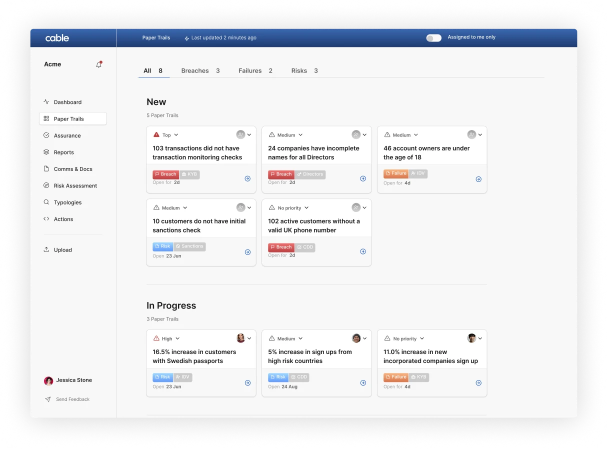
#> input picture versions/cable/2026-09-21/site/cable/img/suite-02.webp, 1216 x 900 px (shown at 1/2 size)
$ python wrapcheck.py ../../../../cable/2026-09-21/site/cable/img/suite-02.webp
#> lines starting #> are read from the running program, lines starting #| are printed output that depends on the picture; after the words box and inside, x2 and y2 are one past the last pixel; in counts of white or black regions, pixels touching at a corner belong together; pictures that were not available may be replaced by others from this repository, and a replacement may not be noted
import sys, numpy as np
from PIL import Image
Image.MAX_IMAGE_PIXELS=None
SECY=[0,960,1698,3138,4886,7196,8294,9700,11192,12828,14080,15436,17425]
B_=np.asarray(Image.open(sys.argv[1]).convert('RGB')).astype(int)
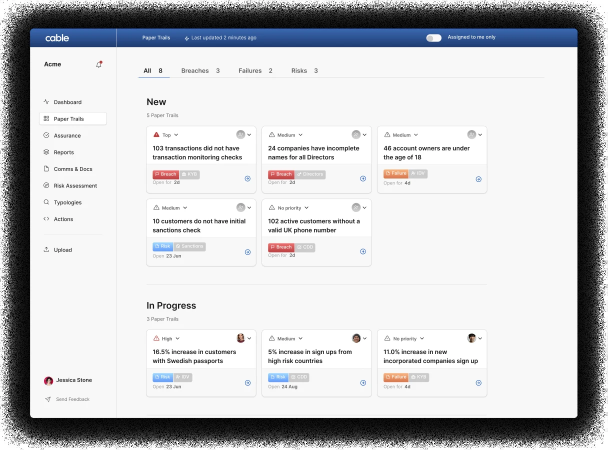
#> B_: shape (900, 1216, 3) int64 (shown at 1/2 size); mean R, G, B 201.4, 202.4, 204.8
regions=[(2,160,230,1100,620),(2,1180,180,1800,560),(3,290,750,900,1050),(3,1060,790,1600,1010),(3,420,440,1500,520),(4,240,680,640,1310),(4,180,380,700,480),
(5,270,550,1650,710),(5,330,1730,960,1960),(5,980,1730,1600,1960),(5,700,330,1250,400),
(7,180,140,900,240),(7,180,360,800,800),(7,1410,760,1820,950),(7,1410,1060,1820,1340),(8,700,640,1600,960),(9,270,1260,1650,1500),(9,780,360,1140,430),
(10,130,280,460,345),(10,130,370,460,790),(11,130,180,460,245),(11,130,270,460,870),(12,120,440,600,540),
(12,130,720,700,820),(12,130,930,700,1050),(12,130,1140,700,1290),(12,130,1320,700,1530),(12,1300,695,1790,810),(12,1300,855,1790,970),(12,1300,995,1790,1175),(12,1300,1192,1790,1405),(12,1300,1420,1790,1505)]
def bands(A,x0,y0,th=40):
  bg=np.median(A.reshape(-1,3),0); m=np.abs(A-bg).max(2)>th
  rows=m.any(1); out=[]; i=0
  while i<len(rows):
    if rows[i]:
      j=i
      while j<len(rows) and rows[j]: j+=1
      xs=np.where(m[i:j].any(0))[0]; out.append((i+y0,j-1+y0,xs.min()+x0,xs.max()+x0)); i=j
    else: i+=1
  return out
tot=0;bad=0
for s,x0,y0,x1,y1 in regions:
  r=Image.open(f'ref/{s:02d}.png').convert('RGBA'); w=Image.new('RGBA',r.size,(255,255,255,255)); w.alpha_composite(r)
#> further down, r is the input picture: PIL image 1216x900 RGBA; mean R, G, B, A 201.4, 202.4, 204.8, 199.6
#> after `w = Image.new('RGBA', r.size, (255, 255, 255, 255))`: w: PIL image 1216x900 RGBA; every value is 255
  R=np.asarray(w.convert('RGB')).astype(int)[y0:y1,x0:x1]; B=B_[SECY[s-1]+y0:SECY[s-1]+y1,x0:x1]
#> after `R = np.asarray(w.convert('RGB')).astype(int)[y0:y1, x0:x1]`:
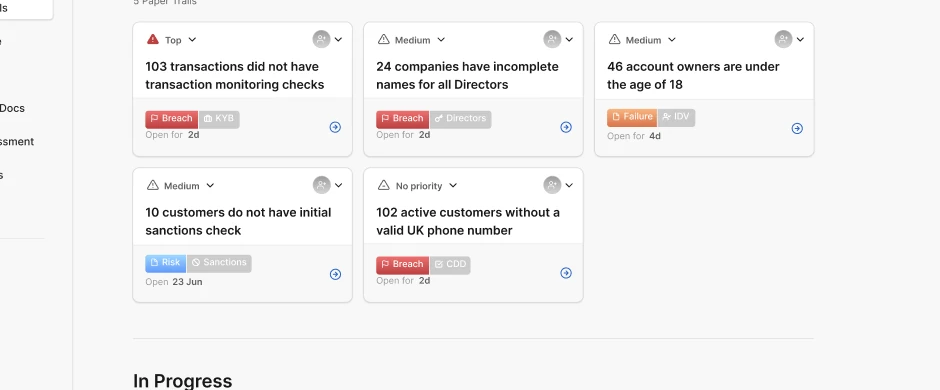
#> R: shape (390, 940, 3) int64; mean R, G, B 243.8, 242.9, 242.9
#> after `B = B_[SECY[s - 1] + y0:SECY[s - 1] + y1, x0:x1]`: B = empty array
  rb=bands(R,x0,y0); bb=bands(B,x0,y0)
#> in bands, `bg = np.median(A.reshape(-1, 3), 0)`: bg = [248, 248, 248]
#> in bands, `m = np.abs(A - bg).max(2) > th`:
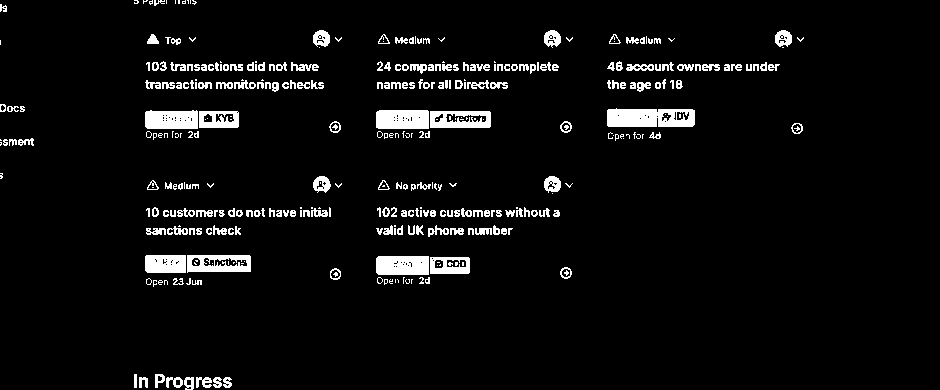
#> m: shape (390, 940) bool; 5.1% white; 346 white regions (140 under 20 px), largest, box (x1, y1, x2, y2) and area: (607, 108, 695, 127) 1439, (376, 110, 429, 129) 983, (376, 256, 429, 275) 981
#> the loop in bands, `while i<len(rows):` made 211 passes
#> i on passes 1, 20, 34, 40, 53, 81, 95: 12, 48, 74, 92, 146, 194, 217
#> i on passes 2 to 7: 13, 14, 15, 16, 17, 18
#> after the loop in bands, `while i<len(rows):`: i = 390; out = [(230, 241, 160, 356), (260, 277, 160, 963), (291, 303, 306, 939), (309, 321, 305, 842), (334, 375, 160, 962), (403, 423, 160, 732), (437, 446, 306, 719), (455, 466, 306, 672), (485, 516, 305, 731), (604, 619, 294, 391)]; xs = 83 values from 134 to 231
#> after `rb = bands(R, x0, y0)`: rb has the same summary as out in bands
#> after `bb = bands(B, x0, y0)`: bb = []
  msg=[]
  if len(rb)!=len(bb): msg.append(f'line bands {len(rb)} vs {len(bb)}')
  for a,c in zip(rb,bb):
    tot+=1
    d=[c[k]-a[k] for k in range(4)]
    if max(abs(v) for v in d)>2: msg.append(f'{a}->{c}'); bad+=1
#> this loop made 0 passes
#> after the loop, bad = 0; msg = ['line bands 10 vs 0']; tot = 0
  print(f'sec{s:02d} ({x0},{y0}) lines {len(rb)}/{len(bb)}', 'OK' if not msg else msg)
#| sec02 (160,230) lines 10/0 ['line bands 10 vs 0']
#> pass 3 of the loop `for s,x0,y0,x1,y1 in regions:`:
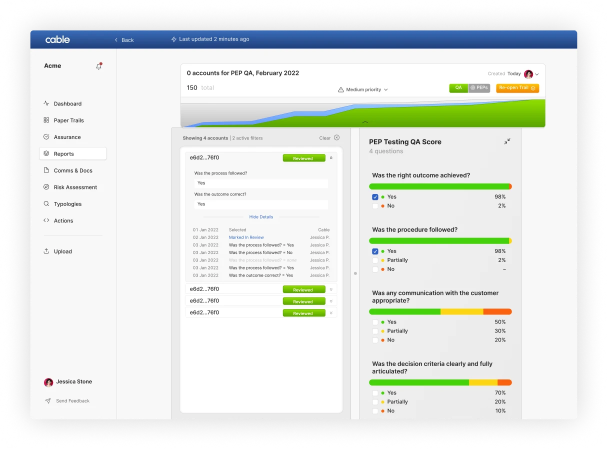
#> input picture versions/cable/2026-09-21/site/cable/img/suite-05.webp, 1216 x 900 px, given in place of 03.png, which was not available (shown at 1/2 size)
#> r is the input picture: PIL image 1216x900 RGBA; mean R, G, B, A 194.4, 199.1, 194.7, 199.6
#> `R = np.asarray(w.convert('RGB')).astype(int)[y0:y1, x0:x1]`:
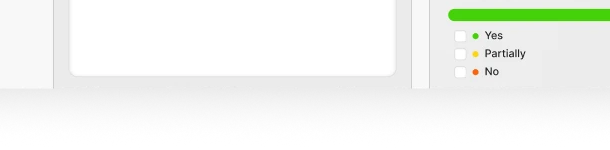
#> R: shape (150, 610, 3) int64; mean R, G, B 243.1, 246.1, 241.6
#> bg = [249, 249, 249]
#> in bands (call 5), `m = np.abs(A - bg).max(2) > th`:
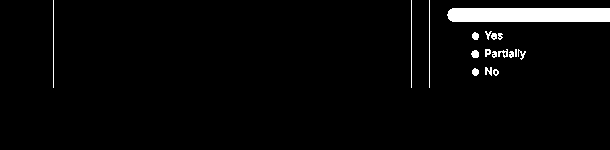
#> m: shape (150, 610) bool; 3.3% white; 18 white regions (1 under 20 px), largest, box (x1, y1, x2, y2) and area: (447, 8, 610, 22) 2256, (53, 0, 54, 88) 88, (411, 0, 412, 88) 88
#> the loop in bands (call 5), `while i<len(rows):` made 63 passes
#> after the loop in bands (call 5), `while i<len(rows):`: i = 150; j = 88; out = [(750, 837, 343, 899)]; xs = 166 values from 53 to 609
#> rb = [(750, 837, 343, 899)]
#> after the loop `for a,c in zip(rb,bb):`: bad = 0; msg = ['line bands 1 vs 0']; tot = 0
#| sec03 (290,750) lines 1/0 ['line bands 1 vs 0']
#> (the run stopped early here; a loop or call above may not have finished)
